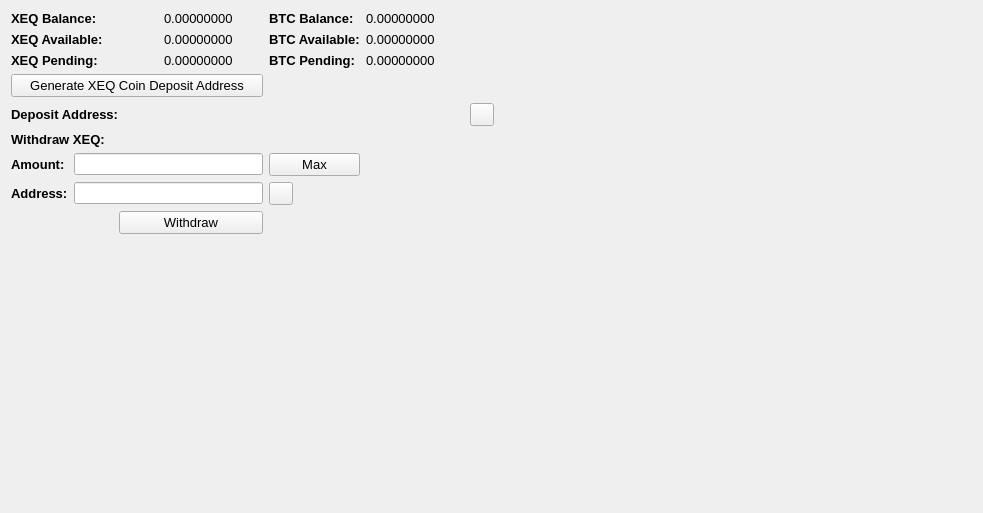
     <widget class="QWidget" name="BalanceTab">
      <attribute name="title">
       <string>Balance</string>
      </attribute>
      <layout class="QGridLayout" name="gridLayout_2">
       <item row="0" column="0" colspan="2">
        <widget class="QLabel" name="label_11">
         <property name="font">
          <font>
           <pointsize>10</pointsize>
           <weight>75</weight>
           <bold>true</bold>
          </font>
         </property>
         <property name="text">
          <string>XEQ Balance:</string>
         </property>
        </widget>
       </item>
       <item row="0" column="3">
        <widget class="QLabel" name="XEQBalanceLabel">
         <property name="font">
          <font>
           <pointsize>10</pointsize>
          </font>
         </property>
         <property name="text">
          <string>0.00000000</string>
         </property>
         <property name="textInteractionFlags">
          <set>Qt::LinksAccessibleByMouse|Qt::TextSelectableByMouse</set>
         </property>
        </widget>
       </item>
       <item row="0" column="4">
        <widget class="QLabel" name="label_12">
         <property name="font">
          <font>
           <pointsize>10</pointsize>
           <weight>75</weight>
           <bold>true</bold>
          </font>
         </property>
         <property name="text">
          <string>BTC Balance:</string>
         </property>
        </widget>
       </item>
       <item row="0" column="5">
        <widget class="QLabel" name="BitcoinBalanceLabel">
         <property name="font">
          <font>
           <pointsize>10</pointsize>
          </font>
         </property>
         <property name="text">
          <string>0.00000000</string>
         </property>
         <property name="textInteractionFlags">
          <set>Qt::LinksAccessibleByMouse|Qt::TextSelectableByMouse</set>
         </property>
        </widget>
       </item>
       <item row="0" column="7" rowspan="10">
        <spacer name="horizontalSpacer_4">
         <property name="orientation">
          <enum>Qt::Horizontal</enum>
         </property>
         <property name="sizeHint" stdset="0">
          <size>
           <width>478</width>
           <height>488</height>
          </size>
         </property>
        </spacer>
       </item>
       <item row="1" column="0" colspan="2">
        <widget class="QLabel" name="label_13">
         <property name="font">
          <font>
           <pointsize>10</pointsize>
           <weight>75</weight>
           <bold>true</bold>
          </font>
         </property>
         <property name="text">
          <string>XEQ Available:</string>
         </property>
        </widget>
       </item>
       <item row="1" column="3">
        <widget class="QLabel" name="XEQAvailableLabel_2">
         <property name="font">
          <font>
           <pointsize>10</pointsize>
          </font>
         </property>
         <property name="text">
          <string>0.00000000</string>
         </property>
         <property name="textInteractionFlags">
          <set>Qt::LinksAccessibleByMouse|Qt::TextSelectableByMouse</set>
         </property>
        </widget>
       </item>
       <item row="1" column="4">
        <widget class="QLabel" name="label_15">
         <property name="font">
          <font>
           <pointsize>10</pointsize>
           <weight>75</weight>
           <bold>true</bold>
          </font>
         </property>
         <property name="text">
          <string>BTC Available:</string>
         </property>
        </widget>
       </item>
       <item row="1" column="5">
        <widget class="QLabel" name="BitcoinAvailableLabel">
         <property name="font">
          <font>
           <pointsize>10</pointsize>
          </font>
         </property>
         <property name="text">
          <string>0.00000000</string>
         </property>
         <property name="textInteractionFlags">
          <set>Qt::LinksAccessibleByMouse|Qt::TextSelectableByMouse</set>
         </property>
        </widget>
       </item>
       <item row="2" column="0" colspan="2">
        <widget class="QLabel" name="label_14">
         <property name="font">
          <font>
           <pointsize>10</pointsize>
           <weight>75</weight>
           <bold>true</bold>
          </font>
         </property>
         <property name="text">
          <string>XEQ Pending:</string>
         </property>
        </widget>
       </item>
       <item row="2" column="3">
        <widget class="QLabel" name="XEQPendingLabel">
         <property name="font">
          <font>
           <pointsize>10</pointsize>
          </font>
         </property>
         <property name="text">
          <string>0.00000000</string>
         </property>
         <property name="textInteractionFlags">
          <set>Qt::LinksAccessibleByMouse|Qt::TextSelectableByMouse</set>
         </property>
        </widget>
       </item>
       <item row="2" column="4">
        <widget class="QLabel" name="label_31">
         <property name="font">
          <font>
           <pointsize>10</pointsize>
           <weight>75</weight>
           <bold>true</bold>
          </font>
         </property>
         <property name="text">
          <string>BTC Pending:</string>
         </property>
        </widget>
       </item>
       <item row="2" column="5">
        <widget class="QLabel" name="BitcoinPendingLabel">
         <property name="font">
          <font>
           <pointsize>10</pointsize>
          </font>
         </property>
         <property name="text">
          <string>0.00000000</string>
         </property>
         <property name="textInteractionFlags">
          <set>Qt::LinksAccessibleByMouse|Qt::TextSelectableByMouse</set>
         </property>
        </widget>
       </item>
       <item row="3" column="0" colspan="4">
        <widget class="QPushButton" name="GenDepositBTN">
         <property name="font">
          <font>
           <pointsize>10</pointsize>
          </font>
         </property>
         <property name="text">
          <string>Generate XEQ Coin Deposit Address</string>
         </property>
        </widget>
       </item>
       <item row="4" column="0" colspan="3">
        <widget class="QLabel" name="label_33">
         <property name="font">
          <font>
           <pointsize>10</pointsize>
           <weight>75</weight>
           <bold>true</bold>
          </font>
         </property>
         <property name="text">
          <string>Deposit Address:</string>
         </property>
        </widget>
       </item>
       <item row="4" column="3" colspan="3">
        <widget class="QLabel" name="DepositAddressLabel">
         <property name="minimumSize">
          <size>
           <width>300</width>
           <height>0</height>
          </size>
         </property>
         <property name="palette">
          <palette>
           <active>
            <colorrole role="WindowText">
             <brush brushstyle="SolidPattern">
              <color alpha="255">
               <red>0</red>
               <green>0</green>
               <blue>0</blue>
              </color>
             </brush>
            </colorrole>
            <colorrole role="Text">
             <brush brushstyle="SolidPattern">
              <color alpha="255">
               <red>0</red>
               <green>0</green>
               <blue>255</blue>
              </color>
             </brush>
            </colorrole>
           </active>
           <inactive>
            <colorrole role="WindowText">
             <brush brushstyle="SolidPattern">
              <color alpha="255">
               <red>0</red>
               <green>0</green>
               <blue>0</blue>
              </color>
             </brush>
            </colorrole>
            <colorrole role="Text">
             <brush brushstyle="SolidPattern">
              <color alpha="255">
               <red>0</red>
               <green>0</green>
               <blue>255</blue>
              </color>
             </brush>
            </colorrole>
           </inactive>
           <disabled>
            <colorrole role="WindowText">
             <brush brushstyle="SolidPattern">
              <color alpha="255">
               <red>120</red>
               <green>120</green>
               <blue>120</blue>
              </color>
             </brush>
            </colorrole>
            <colorrole role="Text">
             <brush brushstyle="SolidPattern">
              <color alpha="255">
               <red>120</red>
               <green>120</green>
               <blue>120</blue>
              </color>
             </brush>
            </colorrole>
           </disabled>
          </palette>
         </property>
         <property name="font">
          <font>
           <pointsize>10</pointsize>
           <weight>75</weight>
           <bold>true</bold>
          </font>
         </property>
         <property name="text">
          <string/>
         </property>
         <property name="alignment">
          <set>Qt::AlignRight|Qt::AlignTrailing|Qt::AlignVCenter</set>
         </property>
         <property name="textInteractionFlags">
          <set>Qt::LinksAccessibleByMouse|Qt::TextSelectableByKeyboard|Qt::TextSelectableByMouse</set>
         </property>
        </widget>
       </item>
       <item row="4" column="6">
        <widget class="QToolButton" name="DepositCopyButton">
         <property name="toolTip">
          <string>Copy to clipboard</string>
         </property>
         <property name="text">
          <string/>
         </property>
         <property name="icon">
          <iconset resource="../bitcoin.qrc">
           <normaloff>:/icons/editcopy</normaloff>:/icons/editcopy</iconset>
         </property>
         <property name="shortcut">
          <string>Alt+P</string>
         </property>
        </widget>
       </item>
       <item row="5" column="0" colspan="2">
        <widget class="QLabel" name="label_34">
         <property name="font">
          <font>
           <pointsize>10</pointsize>
           <weight>75</weight>
           <bold>true</bold>
          </font>
         </property>
         <property name="text">
          <string>Withdraw XEQ:</string>
         </property>
        </widget>
       </item>
       <item row="6" column="0">
        <widget class="QLabel" name="label_26">
         <property name="font">
          <font>
           <pointsize>10</pointsize>
           <weight>75</weight>
           <bold>true</bold>
          </font>
         </property>
         <property name="text">
          <string>Amount:</string>
         </property>
        </widget>
       </item>
       <item row="6" column="1" colspan="3">
        <widget class="QLineEdit" name="WithdrawUnitsInput">
         <property name="font">
          <font>
           <pointsize>9</pointsize>
           <weight>75</weight>
           <bold>true</bold>
          </font>
         </property>
         <property name="text">
          <string/>
         </property>
        </widget>
       </item>
       <item row="6" column="4">
        <widget class="QPushButton" name="Withdraw_Max_Amount">
         <property name="font">
          <font>
           <pointsize>10</pointsize>
          </font>
         </property>
         <property name="text">
          <string>Max</string>
         </property>
        </widget>
       </item>
       <item row="7" column="0">
        <widget class="QLabel" name="label_10">
         <property name="font">
          <font>
           <pointsize>10</pointsize>
           <weight>75</weight>
           <bold>true</bold>
          </font>
         </property>
         <property name="text">
          <string>Address:</string>
         </property>
        </widget>
       </item>
       <item row="7" column="1" colspan="3">
        <widget class="QLineEdit" name="WithdrawAddress">
         <property name="font">
          <font>
           <pointsize>9</pointsize>
           <weight>75</weight>
           <bold>true</bold>
          </font>
         </property>
        </widget>
       </item>
       <item row="7" column="4">
        <widget class="QToolButton" name="WithdrawPasteButton">
         <property name="toolTip">
          <string>Paste from clipboard</string>
         </property>
         <property name="text">
          <string/>
         </property>
         <property name="icon">
          <iconset resource="../bitcoin.qrc">
           <normaloff>:/icons/editpaste</normaloff>:/icons/editpaste</iconset>
         </property>
         <property name="shortcut">
          <string>Alt+P</string>
         </property>
        </widget>
       </item>
       <item row="8" column="2" colspan="2">
        <widget class="QPushButton" name="WithdrawUnitsBtn">
         <property name="font">
          <font>
           <pointsize>10</pointsize>
          </font>
         </property>
         <property name="text">
          <string>Withdraw</string>
         </property>
        </widget>
       </item>
       <item row="9" column="0" colspan="6">
        <spacer name="verticalSpacer">
         <property name="orientation">
          <enum>Qt::Vertical</enum>
         </property>
         <property name="sizeHint" stdset="0">
          <size>
           <width>428</width>
           <height>262</height>
          </size>
         </property>
        </spacer>
       </item>
      </layout>
      <zorder>label_31</zorder>
      <zorder>label_15</zorder>
      <zorder>label_12</zorder>
      <zorder>label_14</zorder>
      <zorder>label_13</zorder>
      <zorder>label_11</zorder>
      <zorder>BitcoinBalanceLabel</zorder>
      <zorder>XEQBalanceLabel</zorder>
      <zorder>XEQAvailableLabel_2</zorder>
      <zorder>XEQPendingLabel</zorder>
      <zorder>BitcoinAvailableLabel</zorder>
      <zorder>BitcoinPendingLabel</zorder>
      <zorder>label_33</zorder>
      <zorder>GenDepositBTN</zorder>
      <zorder>DepositAddressLabel</zorder>
      <zorder>Withdraw_Max_Amount</zorder>
      <zorder>label_34</zorder>
      <zorder>WithdrawUnitsInput</zorder>
      <zorder>label_10</zorder>
      <zorder>label_26</zorder>
      <zorder>WithdrawAddress</zorder>
      <zorder>WithdrawUnitsBtn</zorder>
      <zorder>horizontalSpacer_4</zorder>
      <zorder>verticalSpacer</zorder>
      <zorder>WithdrawPasteButton</zorder>
      <zorder>DepositCopyButton</zorder>
     </widget>
